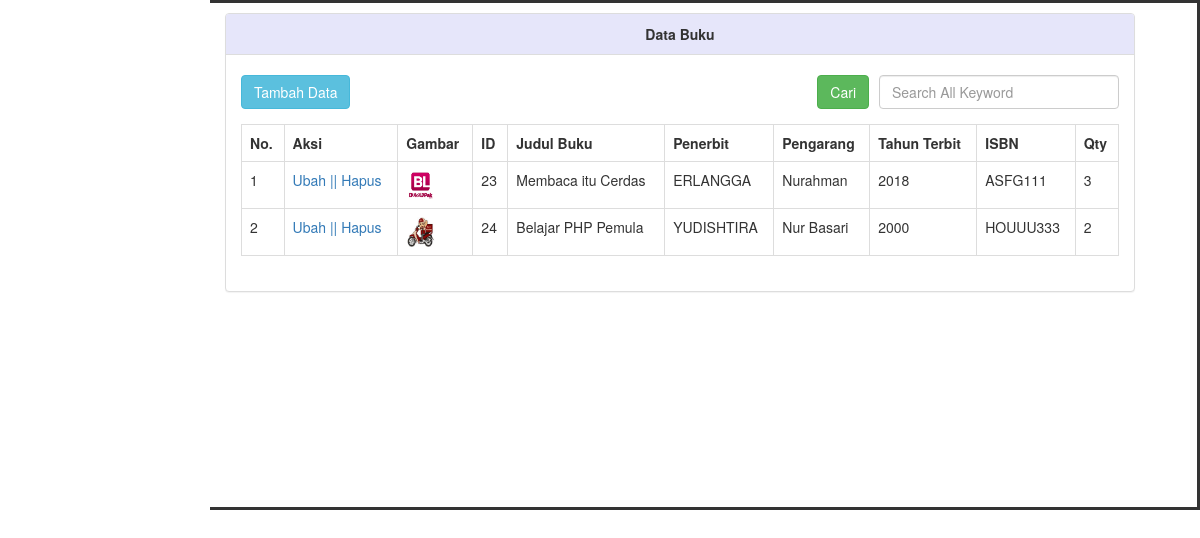
The app's page /views/Content/TbBuku.php with its own data.
### tables this page shows
CREATE TABLE `tb_buku` (
  `id_buku` int(11) NOT NULL,
  `judul_buku` varchar(255) NOT NULL,
  `penerbit` varchar(255) NOT NULL,
  `pengarang` varchar(255) NOT NULL,
  `tahun_terbit` int(11) DEFAULT NULL,
  `isbn` varchar(255) DEFAULT NULL,
  `photo` varchar(255) NOT NULL,
  `qty` int(11) NOT NULL,
  `created_by` int(11) DEFAULT NULL,
  `updated_by` int(11) DEFAULT NULL,
  `created_date` datetime DEFAULT NULL,
  `updated_date` datetime DEFAULT NULL,
  `is_active` tinyint(1) DEFAULT NULL
);

### config/Functions.php (called while the page is built, shortened)
<?php
$konek = mysqli_connect("localhost","root","","les_php");
function query($query){
    global $konek;
    $result = mysqli_query($konek, $query);
    $rows = [];
    while( $row =  mysqli_fetch_assoc($result)){
        $rows[] = $row;
    }
    return $rows;
}
?>

### views/Content/TbBuku.php (the view, shortened to what this page needs)
<?php
include '../../config/Functions.php';
 $books = query("SELECT * FROM tb_buku");
 if(isset($_POST["cari"])){
     $books = cari($_POST["keyword"]);
 } else {
     $books = query("SELECT * FROM tb_buku");
 }
?>
<!DOCTYPE html>
<html>
<head>
    <link rel="stylesheet"  href="../../bootstrap.min.css" />
</head>
<body>
            <div style="background-color:white; height:510px; width:990px; border: solid; border-left:0; float: right; overflow:scroll;">
                <div>
                     <div class="container-fluid" style="margin-top:10px;">
                        <div class="panel panel-default" style="width:910px; ">
                            <div class="panel-heading" style="background-color: lavender;"><b><center>Data Buku</center></b></div><br>
                            <form action="" method="POST">
                            <input type="text" name="keyword" class="form-control" style="width:240px; margin-right:15px; margin-bottom:10px; float:right;" placeholder="Search All Keyword" autofocus autocomplete="off">
                            <a href="../Req/ReqAddbuku.php" class="btn btn-info" style="margin-left:15px;">Tambah Data</a>
                            <button type="submit" name="cari" class="btn btn-success" style="float:right; margin-right:10px;">Cari</button>
                            </form>
                            <div class="panel-body">
                                <table class="table table-bordered table-hover">
                                    <tr class="table table-bordered table-striped">
                                        <th>No.</th>
                                        <th>Aksi</th>
                                        <th>Gambar</th>
                                        <th>ID</th>
                                        <th>Judul Buku</th>
                                        <th>Penerbit</th>
                                        <th>Pengarang</th>
                                        <th>Tahun Terbit</th>
                                        <th>ISBN</th>
                                        <th>Qty</th>
                                    </tr>
                                    <?php $i=1; ?>
                                    <?php foreach($books as $book) : ?>
                                    <tr>
                                        <td><?= $i;  ?></td>
                                        <td>
                                            <a href="../../views/Req/ReqUpdateBuku.php?id=<?= $book["id_buku"]; ?>"  onclick = "return confirm ('Yakin akan ubah data ?')">Ubah ||</a>
                                            <a href="../../views/Req/PrHapusBuku.php?id=<?= $book["id_buku"]; ?>" onclick = "return confirm ('Yakin Anda ingin menghapus data ini ?')">Hapus</a>
                                        </td>
                                        <td><img src="../../images/<?= $book["photo"]; ?>" width="30" alt="<?php $book["photo"]; ?>"></td>
                                        <td><?= $book["id_buku"]; ?></td>
                                        <td><?= $book["judul_buku"]; ?></td>
                                        <td><?= $book["penerbit"]; ?></td>
                                        <td><?= $book["pengarang"]; ?></td>
                                        <td><?= $book["tahun_terbit"]; ?></td>
                                        <td><?= $book["isbn"]; ?></td>
                                        <td><?= $book["qty"]; ?></td>
                                    </tr>
                                    <?php $i++ ?>
                                    <?php endforeach; ?>
                                </table>
                            </div>
                        </div>
                    </div>
                </div>
            </div>
 </body>
</html>

### records on screen
tb_buku: photo (picture), id_buku "23", judul_buku "Membaca itu Cerdas", penerbit "ERLANGGA", pengarang "Nurahman", tahun_terbit "2018", isbn "ASFG111", qty "3"
tb_buku: photo (picture), id_buku "24", judul_buku "Belajar PHP Pemula", penerbit "YUDISHTIRA", pengarang "Nur Basari", tahun_terbit "2000", isbn "HOUUU333", qty "2"
